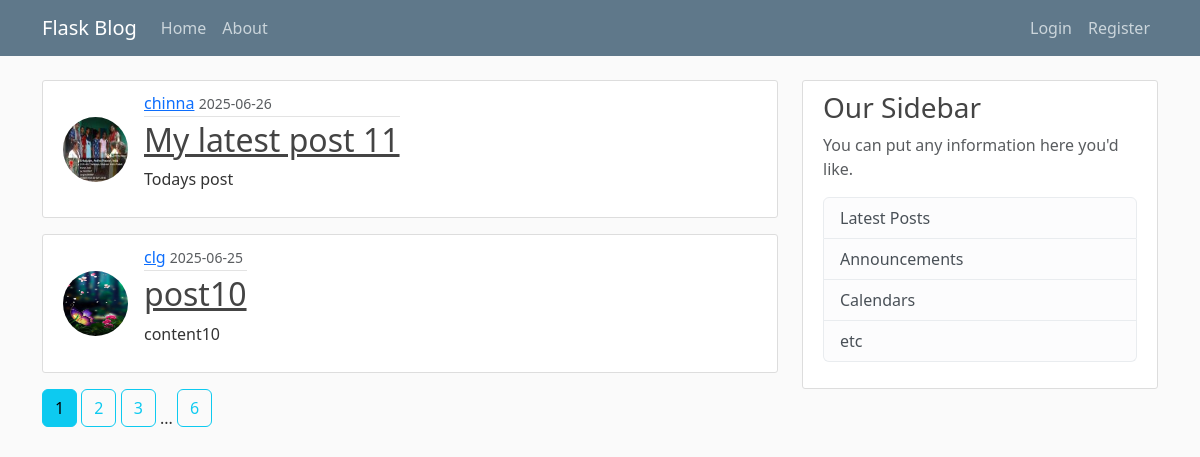
The page /home on the database its author committed.
### flaskblog/Models.py (models this page shows, shortened)
class Post(db.Model):
    id=db.Column(db.Integer, primary_key =True)
    title = db.Column(db.String(100), nullable= False)
    date_posted= db.Column(db.DateTime, nullable=False, default=datetime.utcnow)
    content = db.Column(db.Text, nullable= False)
    user_id=db.Column(db.Integer,db.ForeignKey('user.id'), nullable=False)

class User(db.Model,UserMixin):
    id=db.Column(db.Integer, primary_key =True)
    username=db.Column(db.String(20), unique=True, nullable=False)
    email=db.Column(db.String(120), unique=True, nullable=False)
    image_file = db.Column(db.String(20), nullable=False, default='default.jpg')
    password  = db.Column(db.String(60),nullable=False)
    posts= db.relationship('Post', backref='author', lazy=True)

### flaskblog/main/routes.py (the view)
@main.route("/")
@main.route("/home")
def home():
    page=request.args.get('page',1,type=int)
    posts=Post.query.order_by(Post.date_posted.desc()).paginate(page=page,per_page=2)
    return render_template('home.html',posts=posts)

### flaskblog/templates/home.html
{% extends "layout.html" %}
{% block content %}
    {% for post in posts.items %}
    <article class="media d-flex align-items-center mb-3 content-section">
    <img class="rounded-circle article-img" src="{{ url_for('static',filename='profile_pics/' + post.author.image_file)}}">
        <div class="media-body">
            <div class="article-metadata">
            <a class="mr-2" href="{{ url_for('users.user_posts', username=post.author.username) }}">{{ post.author.username }}</a>
            <small class="text-muted">{{ post.date_posted.strftime('%Y-%m-%d') }}</small>
            </div>
            <h2><a class="article-title" href="{{ url_for('posts.post',post_id=post.id) }}">{{ post.title }}</a></h2>
            <p class="article-content">{{ post.content }}</p>
        </div>
    </article>
    {% endfor%}
    {% for page_num in posts.iter_pages(left_edge=1,right_edge=1, left_current=1, right_current=2) %}
    {% if page_num %}
    {% if posts.page==page_num %}
        <a class="btn btn-info mb-4" href="{{ url_for('main.home',page=page_num) }}">{{ page_num }}</a>
        {% else %}
        <a class="btn btn-outline-info mb-4" href="{{ url_for('main.home',page=page_num) }}">{{ page_num }}</a>
    {% endif %}
    {% else %}
    ...
    {% endif %}
    {% endfor %}
{% endblock content %}

### flaskblog/templates/layout.html (shortened to what this page needs)
<!DOCTYPE html>
<html lang="en">
<head>
    <link href="https://cdn.jsdelivr.net/npm/bootstrap@5.3.6/dist/css/bootstrap.min.css" rel="stylesheet">
    <link rel="stylesheet" type="text/css" href="{{url_for('static',filename='main.css')}}">
</head>
<body>
    <header class="site-header">
        <nav class="navbar navbar-expand-md navbar-dark bg-steel fixed-top">
            <div class="container">
            <a class="navbar-brand mr-4" href="/">Flask Blog</a>
            <div class="collapse navbar-collapse" id="navbarToggle">
                <div class="navbar-nav mr-auto">
                <a class="nav-item nav-link" href="{{ url_for('main.home')}}">Home</a>
                <a class="nav-item nav-link" href="{{ url_for('main.about')}}">About</a>
                </div>
                <div class="navbar-nav ms-auto">
                {% if current_user.is_authenticated %}
                <a class="nav-item nav-link" href="{{ url_for('posts.new_post')}}">New_Post</a>
                <a class="nav-item nav-link" href="{{ url_for('users.account')}}">Account</a>
                <a class="nav-item nav-link" href="{{ url_for('users.logout')}}">Logout</a>
                {% else %}
                    <a class="nav-item nav-link" href="{{ url_for('users.login')}}">Login</a>
                    <a class="nav-item nav-link" href="{{ url_for('users.register')}}">Register</a>
                {% endif %}
                </div>
            </div>
            </div>
        </nav>
    </header>
    <main role="main" class="container">
        <div class="row">
            <div class="col-md-8">
            {% block content %}{% endblock content %}
            </div>
            <div class="col-md-4">
            <div class="content-section">
                <h3>Our Sidebar</h3>
                <p class='text-muted'>You can put any information here you'd like.
                <ul class="list-group">
                    <li class="list-group-item list-group-item-light">Latest Posts</li>
                    <li class="list-group-item list-group-item-light">Announcements</li>
                    <li class="list-group-item list-group-item-light">Calendars</li>
                    <li class="list-group-item list-group-item-light">etc</li>
                </ul>
                </p>
            </div>
            </div>
        </div>
    </main>
</body>
</html>

### flaskblog/static/main.css (style rules this page uses)
body { background: #fafafa; color: #333333; margin-top: 5rem; }
h1, h2, h3, h4, h5, h6 { color: #444444; }
.bg-steel { background-color: #5f788a; }
.site-header .navbar-nav .nav-link { color: #cbd5db; }
.content-section { background: #ffffff; padding: 10px 20px; border: 1px solid #dddddd; border-radius: 3px; margin-bottom: 20px; }
.article-title { color: #444444; }
.article-content { white-space: pre-line; }
.article-img { height: 65px; width: 65px; margin-right: 16px; }
.article-metadata { padding-bottom: 1px; margin-bottom: 4px; border-bottom: 1px solid #e3e3e3 }

### rows shown on the page
Post: image_file (picture), author.username "chinna", date_posted "2025-06-26", title "My latest post 11", content "Todays post"
Post: image_file (placeholder picture), author.username "clg", date_posted "2025-06-25", title "post10", content "content10"

### other values the page prints
{{ page_num }} "1"
{{ page_num }} "2" "3" "6"
